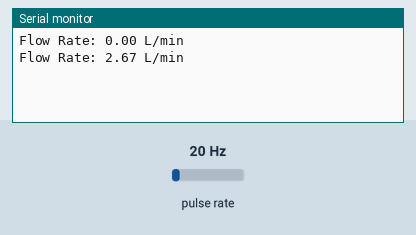
Recording of a sketch running on a simulated Arduino Uno, built with avr-gcc and run on an emulated ATmega328P. On the bench: the last lines printed to the serial monitor. Wiring (inferred from the names in the program): pulse sensor: data pin 2. The test bench sets the inputs (shaded band); at power-on: pulse rate 20 Hz.

Above: at 1.2 s.
1.3 s: pulse rate (sensor on pin 2) set to 4 Hz
At 2.6 s:
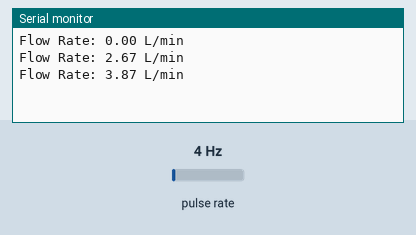
2.8 s: pulse rate (sensor on pin 2) set to 50 Hz
At 3.8 s:
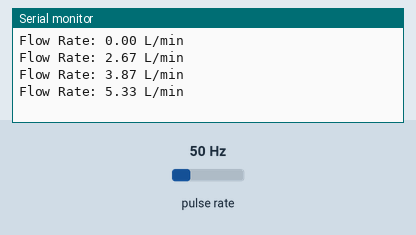
Timing chart, 0 to 5.8 s (numbered marks = the images above; inputs shaded):
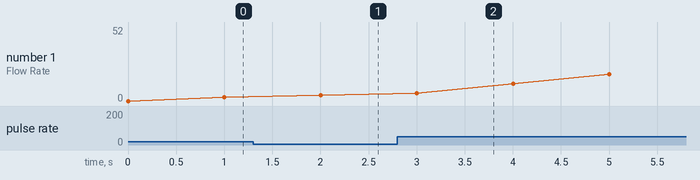

Measured:
- after the input at 1.3 s, the serial monitor: prints a new line after 0.70 s (image 1)
- after the input at 2.8 s, the serial monitor: prints a new line after 0.20 s (image 2)
- plotted number 1: 2.67 → 3.87 after the input at 1.3 s, 3.87 → 52 after the input at 2.8 s

The sketch:

Flow_Sensor.ino
```cpp
const int flowSensorPin = 2; // Digital input pin connected to the sensor's DO pin

volatile int flowPulseCount = 0;
float flowRate = 0.0;

void setup() {
  Serial.begin(9600);
  pinMode(flowSensorPin, INPUT);
  attachInterrupt(digitalPinToInterrupt(flowSensorPin), flowPulse, RISING);
}

void loop() {
  flowRate = (flowPulseCount / 7.5); // Adjust the factor for your specific sensor
  Serial.print("Flow Rate: ");
  Serial.print(flowRate);
  Serial.println(" L/min");

  delay(1000); // Delay before the next reading.
}

void flowPulse() {
  flowPulseCount++;
}
```
